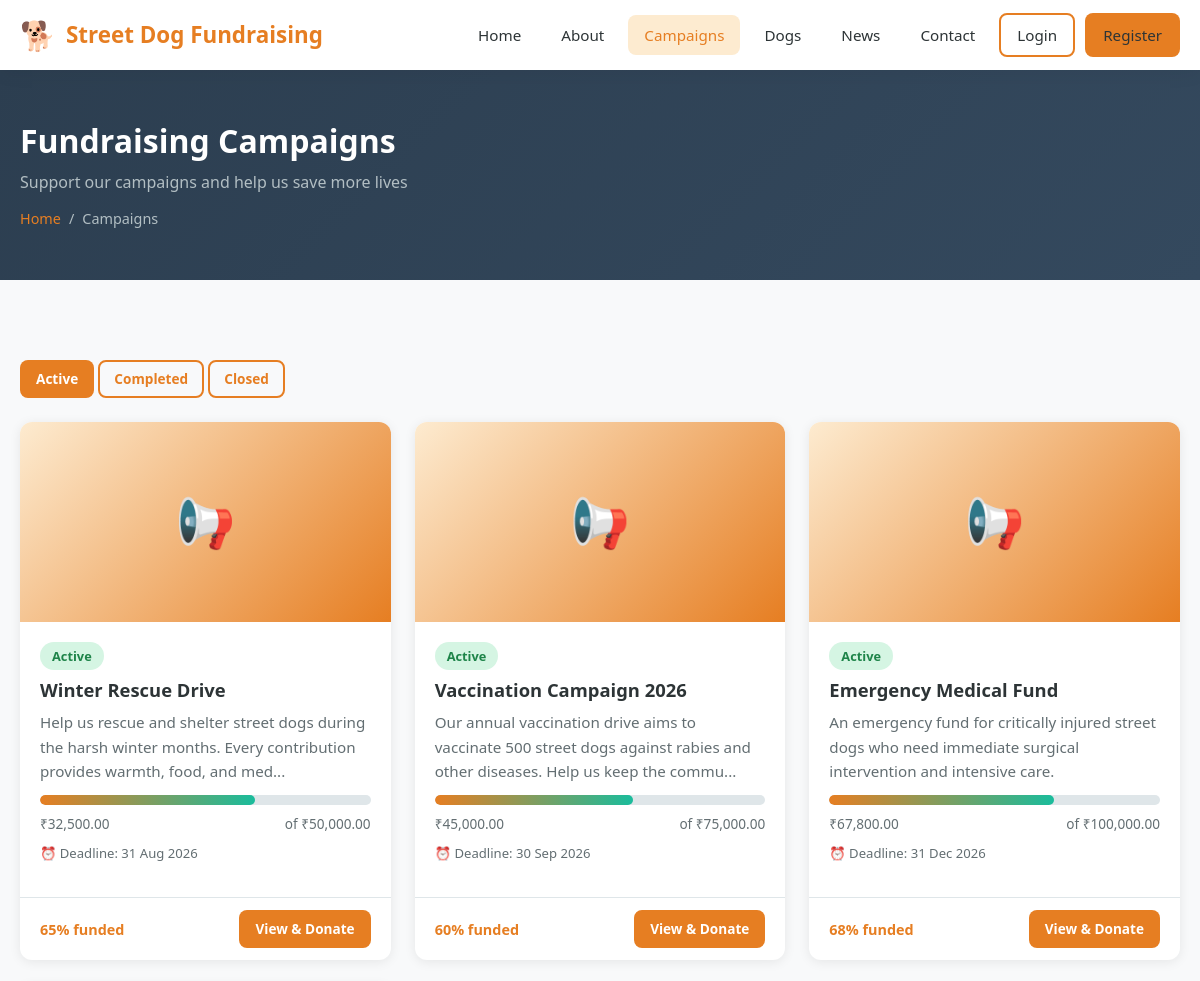
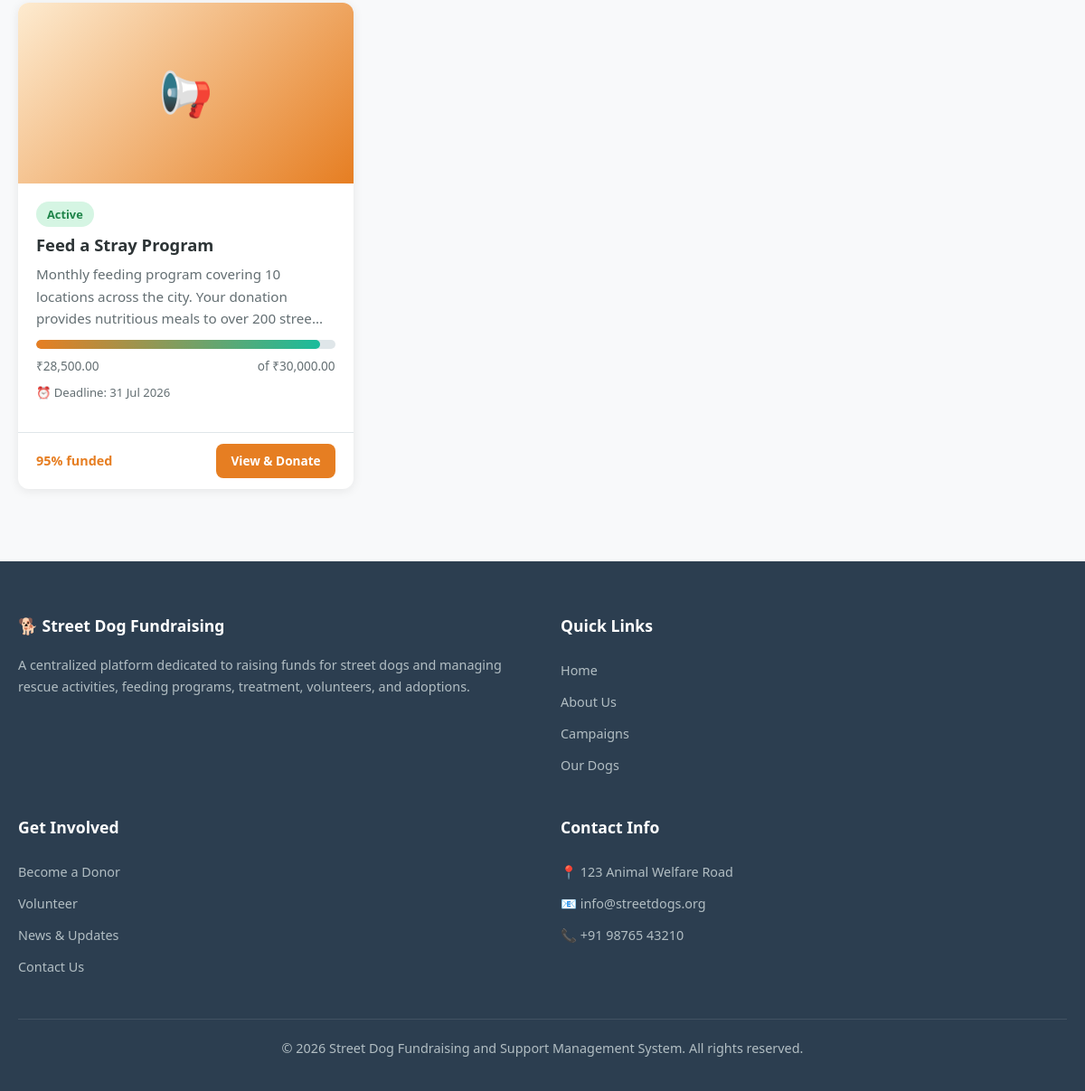
The page /campaigns.php on the database its author committed (2 pictures, top to bottom).
### tables this page shows
CREATE TABLE campaigns (
    id INT AUTO_INCREMENT PRIMARY KEY,
    title VARCHAR(200) NOT NULL,
    description TEXT NOT NULL,
    goal_amount DECIMAL(12, 2) NOT NULL,
    current_amount DECIMAL(12, 2) NOT NULL DEFAULT 0.00,
    deadline DATE NOT NULL,
    image VARCHAR(255) DEFAULT NULL,
    status ENUM('active', 'completed', 'closed', 'deleted') NOT NULL DEFAULT 'active',
    created_at DATETIME DEFAULT CURRENT_TIMESTAMP,
    updated_at DATETIME DEFAULT CURRENT_TIMESTAMP ON UPDATE CURRENT_TIMESTAMP,
    INDEX idx_status (status),
    INDEX idx_deadline (deadline)
);

### php/functions.php (called while the page is built, shortened)
<?php
require_once __DIR__ . '/config.php';
function sanitize($data) {
    $data = trim($data);
    $data = stripslashes($data);
    $data = htmlspecialchars($data, ENT_QUOTES, 'UTF-8');
    return $data;
}
function dbQuery($sql, $params = [], $types = '') {
    global $conn;
    $stmt = $conn->prepare($sql);
    if (!empty($params)) {
        $stmt->bind_param($types, ...$params);
    }
    $stmt->execute();
    return $stmt;
}
function dbFetchAll($sql, $params = [], $types = '') {
    $stmt = dbQuery($sql, $params, $types);
    $result = $stmt->get_result();
    $rows = $result->fetch_all(MYSQLI_ASSOC);
    return $rows;
}
function formatCurrency($amount) {
    return '₹' . number_format($amount, 2);
}
function formatDate($date) {
    return date('d M Y', strtotime($date));
}
function getStatusBadge($status) {
    $badges = [
        'active' => 'badge-success',
        'completed' => 'badge-info',
        'closed' => 'badge-secondary',
        'deleted' => 'badge-danger',
        'rescued' => 'badge-warning',
        'under_treatment' => 'badge-warning',
        'recovered' => 'badge-success',
        'adopted' => 'badge-info',
        'pending' => 'badge-warning',
        'in_progress' => 'badge-info',
        'cancelled' => 'badge-danger',
        'approved' => 'badge-success',
        'rejected' => 'badge-danger',
        'available' => 'badge-success',
        'busy' => 'badge-warning',
        'on_leave' => 'badge-secondary',
        'healthy' => 'badge-success',
        'injured' => 'badge-danger',
        'critical' => 'badge-danger',
        'vaccinated' => 'badge-success',
        'not_vaccinated' => 'badge-danger',
        'partially_vaccinated' => 'badge-warning',
    ];
    return $badges[$status] ?? 'badge-secondary';
}
function formatStatus($status) {
    return ucwords(str_replace('_', ' ', $status));
}
function progressPercent($current, $goal) {
    $pct = ($current / $goal) * 100;
    return min(100, round($pct));
}
function truncateText($text, $length = 100) {
    if (strlen($text) <= $length) return $text;
    return substr($text, 0, $length) . '...';
}

### campaigns.php (the view, shortened to what this page needs)
<?php
require_once 'php/functions.php';
require_once 'includes/header.php';
$status = sanitize($_GET['status'] ?? 'active');
$campaigns = dbFetchAll("SELECT * FROM campaigns WHERE status = ? ORDER BY created_at DESC", [$status], 's');
?>
<div class="page-header">
    <div class="container">
        <h1>Fundraising Campaigns</h1>
        <p>Support our campaigns and help us save more lives</p>
        <div class="breadcrumb"><a href="index.php">Home</a> <span>/</span> <span>Campaigns</span></div>
    </div>
</div>
<section class="section">
    <div class="container">
        <div class="filter-bar mb-3">
            <a href="?status=active" class="btn btn-sm <?php echo $status==='active'?'btn-primary':'btn-outline'; ?>">Active</a>
            <a href="?status=completed" class="btn btn-sm <?php echo $status==='completed'?'btn-primary':'btn-outline'; ?>">Completed</a>
            <a href="?status=closed" class="btn btn-sm <?php echo $status==='closed'?'btn-primary':'btn-outline'; ?>">Closed</a>
        </div>
        <?php if (empty($campaigns)): ?>
            <div class="empty-state">
                <div class="icon">📢</div>
                <h3>No campaigns found</h3>
                <p>There are no <?php echo htmlspecialchars($status); ?> campaigns at the moment. Check back soon!</p>
            </div>
        <?php else: ?>
            <div class="grid grid-3">
                <?php foreach ($campaigns as $c): ?>
                <div class="card">
                    <?php if ($c['image']): ?>
                        <img src="uploads/campaigns/<?php echo htmlspecialchars($c['image']); ?>" alt="<?php echo htmlspecialchars($c['title']); ?>" class="card-img">
                    <?php else: ?>
                        <div class="card-img" style="background:linear-gradient(135deg, var(--primary-light), var(--primary)); display:flex; align-items:center; justify-content:center; font-size:3rem;">📢</div>
                    <?php endif; ?>
                    <div class="card-body">
                        <span class="badge <?php echo getStatusBadge($c['status']); ?>"><?php echo formatStatus($c['status']); ?></span>
                        <h3 class="card-title mt-1"><?php echo htmlspecialchars($c['title']); ?></h3>
                        <p class="card-text"><?php echo truncateText(htmlspecialchars($c['description']), 120); ?></p>
                        <div class="progress-bar">
                            <div class="progress-fill" data-width="<?php echo progressPercent($c['current_amount'], $c['goal_amount']); ?>" style="width:0%"></div>
                        </div>
                        <div class="progress-text">
                            <span><?php echo formatCurrency($c['current_amount']); ?></span>
                            <span>of <?php echo formatCurrency($c['goal_amount']); ?></span>
                        </div>
                        <p style="font-size:0.82rem; color:var(--text-secondary); margin-top:8px;">⏰ Deadline: <?php echo formatDate($c['deadline']); ?></p>
                    </div>
                    <div class="card-footer">
                        <span style="font-size:0.9rem; font-weight:700; color:var(--primary);"><?php echo progressPercent($c['current_amount'], $c['goal_amount']); ?>% funded</span>
                        <a href="campaign-detail.php?id=<?php echo $c['id']; ?>" class="btn btn-sm btn-primary">View & Donate</a>
                    </div>
                </div>
                <?php endforeach; ?>
            </div>
        <?php endif; ?>
    </div>
</section>
<?php require_once 'includes/footer.php'; ?>

### css/style.css (style rules this page uses)
:root { --primary: #E67E22; --primary-dark: #D35400; --primary-light: #FDEBD0; --secondary: #1ABC9C; --secondary-dark: #16A085; --accent: #E74C3C; --accent-dark: #C0392B; --bg-light: #F8F9FA; --bg-dark: #2C3E50; --bg-darker: #1a252f; --text-primary: #2D3436; --text-secondary: #636E72; --text-light: #B2BEC3; --success: #27AE60; --warning: #F39C12; --danger: #E74C3C; --info: #3498DB; --white: #FFFFFF; --card-bg: #FFFFFF; --border: #DFE6E9; --shadow: 0 2px 12px rgba(0,0,0,0.08); --shadow-lg: 0 8px 30px rgba(0,0,0,0.12); --radius: 12px; --radius-sm: 8px; --radius-lg: 20px; --transition: all 0.3s ease; --font: 'Segoe UI', -apple-system, BlinkMacSystemFont, sans-serif; }
*, *::before, *::after { margin: 0; padding: 0; box-sizing: border-box; }
html { scroll-behavior: smooth; }
body { font-family: var(--font); font-size: 16px; line-height: 1.6; color: var(--text-primary); background: var(--bg-light); min-height: 100vh; display: flex; flex-direction: column; }
a { color: var(--primary); text-decoration: none; transition: var(--transition); }
h1, h2, h3, h4, h5, h6 { font-weight: 700; line-height: 1.3; color: var(--text-primary); margin-bottom: 0.5em; }
h1 { font-size: 2.2rem; }
h3 { font-size: 1.4rem; }
p { margin-bottom: 1em; color: var(--text-secondary); }
.container { width: 100%; max-width: 1200px; margin: 0 auto; padding: 0 20px; }
.btn { display: inline-flex; align-items: center; justify-content: center; gap: 8px; padding: 10px 24px; font-size: 0.95rem; font-weight: 600; font-family: var(--font); border: 2px solid transparent; border-radius: var(--radius-sm); cursor: pointer; transition: var(--transition); text-align: center; white-space: nowrap; }
.btn-primary { background: var(--primary); color: var(--white); }
.btn-outline { background: transparent; color: var(--primary); border-color: var(--primary); }
.btn-sm { padding: 6px 14px; font-size: 0.85rem; }
.card { background: var(--card-bg); border-radius: var(--radius); box-shadow: var(--shadow); overflow: hidden; transition: var(--transition); }
.card-img { width: 100%; height: 200px; object-fit: cover; }
.card-body { padding: 20px; }
.card-title { font-size: 1.15rem; font-weight: 700; margin-bottom: 8px; color: var(--text-primary); }
.card-text { font-size: 0.95rem; color: var(--text-secondary); margin-bottom: 12px; }
.card-footer { padding: 12px 20px; border-top: 1px solid var(--border); display: flex; align-items: center; justify-content: space-between; }
.grid { display: grid; gap: 24px; }
.grid-3 { grid-template-columns: repeat(3, 1fr); }
.progress-bar { width: 100%; height: 10px; background: var(--border); border-radius: 10px; overflow: hidden; margin: 8px 0; }
.progress-fill { height: 100%; border-radius: 10px; background: linear-gradient(90deg, var(--primary), var(--secondary)); transition: width 1s ease; }
.progress-text { display: flex; justify-content: space-between; font-size: 0.85rem; color: var(--text-secondary); }
.badge { display: inline-block; padding: 4px 12px; font-size: 0.8rem; font-weight: 600; border-radius: 20px; text-transform: capitalize; }
.badge-success { background: #D5F5E3; color: #1E8449; }
.section { padding: 80px 0; }
.page-header { background: linear-gradient(135deg, var(--bg-dark), #34495E); padding: 50px 0; color: var(--white); }
.page-header h1 { color: var(--white); font-size: 2rem; margin-bottom: 8px; }
.page-header p { color: var(--text-light); margin: 0; }
.breadcrumb { display: flex; gap: 8px; font-size: 0.9rem; margin-top: 12px; }
.breadcrumb a { color: var(--primary); }
.breadcrumb span { color: var(--text-light); }
.mt-1 { margin-top: 8px; }
.mb-3 { margin-bottom: 24px; }

### rows shown on the page
campaigns: status "Active", title "Winter Rescue Drive", description "Help us rescue and shelter street dogs during the harsh winter months. Every contribution provides warmth, food, and med...", current_amount "₹32,500.00", goal_amount "₹50,000.00", deadline "31 Aug 2026", progressPercent($c['current_amount'], $c['goal_amount']) "65"
campaigns: status "Active", title "Vaccination Campaign 2026", description "Our annual vaccination drive aims to vaccinate 500 street dogs against rabies and other diseases. Help us keep the commu...", current_amount "₹45,000.00", goal_amount "₹75,000.00", deadline "30 Sep 2026", progressPercent($c['current_amount'], $c['goal_amount']) "60"
campaigns: status "Active", title "Emergency Medical Fund", description "An emergency fund for critically injured street dogs who need immediate surgical intervention and intensive care.", current_amount "₹67,800.00", goal_amount "₹100,000.00", deadline "31 Dec 2026", progressPercent($c['current_amount'], $c['goal_amount']) "68"
campaigns: status "Active", title "Feed a Stray Program", description "Monthly feeding program covering 10 locations across the city. Your donation provides nutritious meals to over 200 stree...", current_amount "₹28,500.00", goal_amount "₹30,000.00", deadline "31 Jul 2026", progressPercent($c['current_amount'], $c['goal_amount']) "95"
